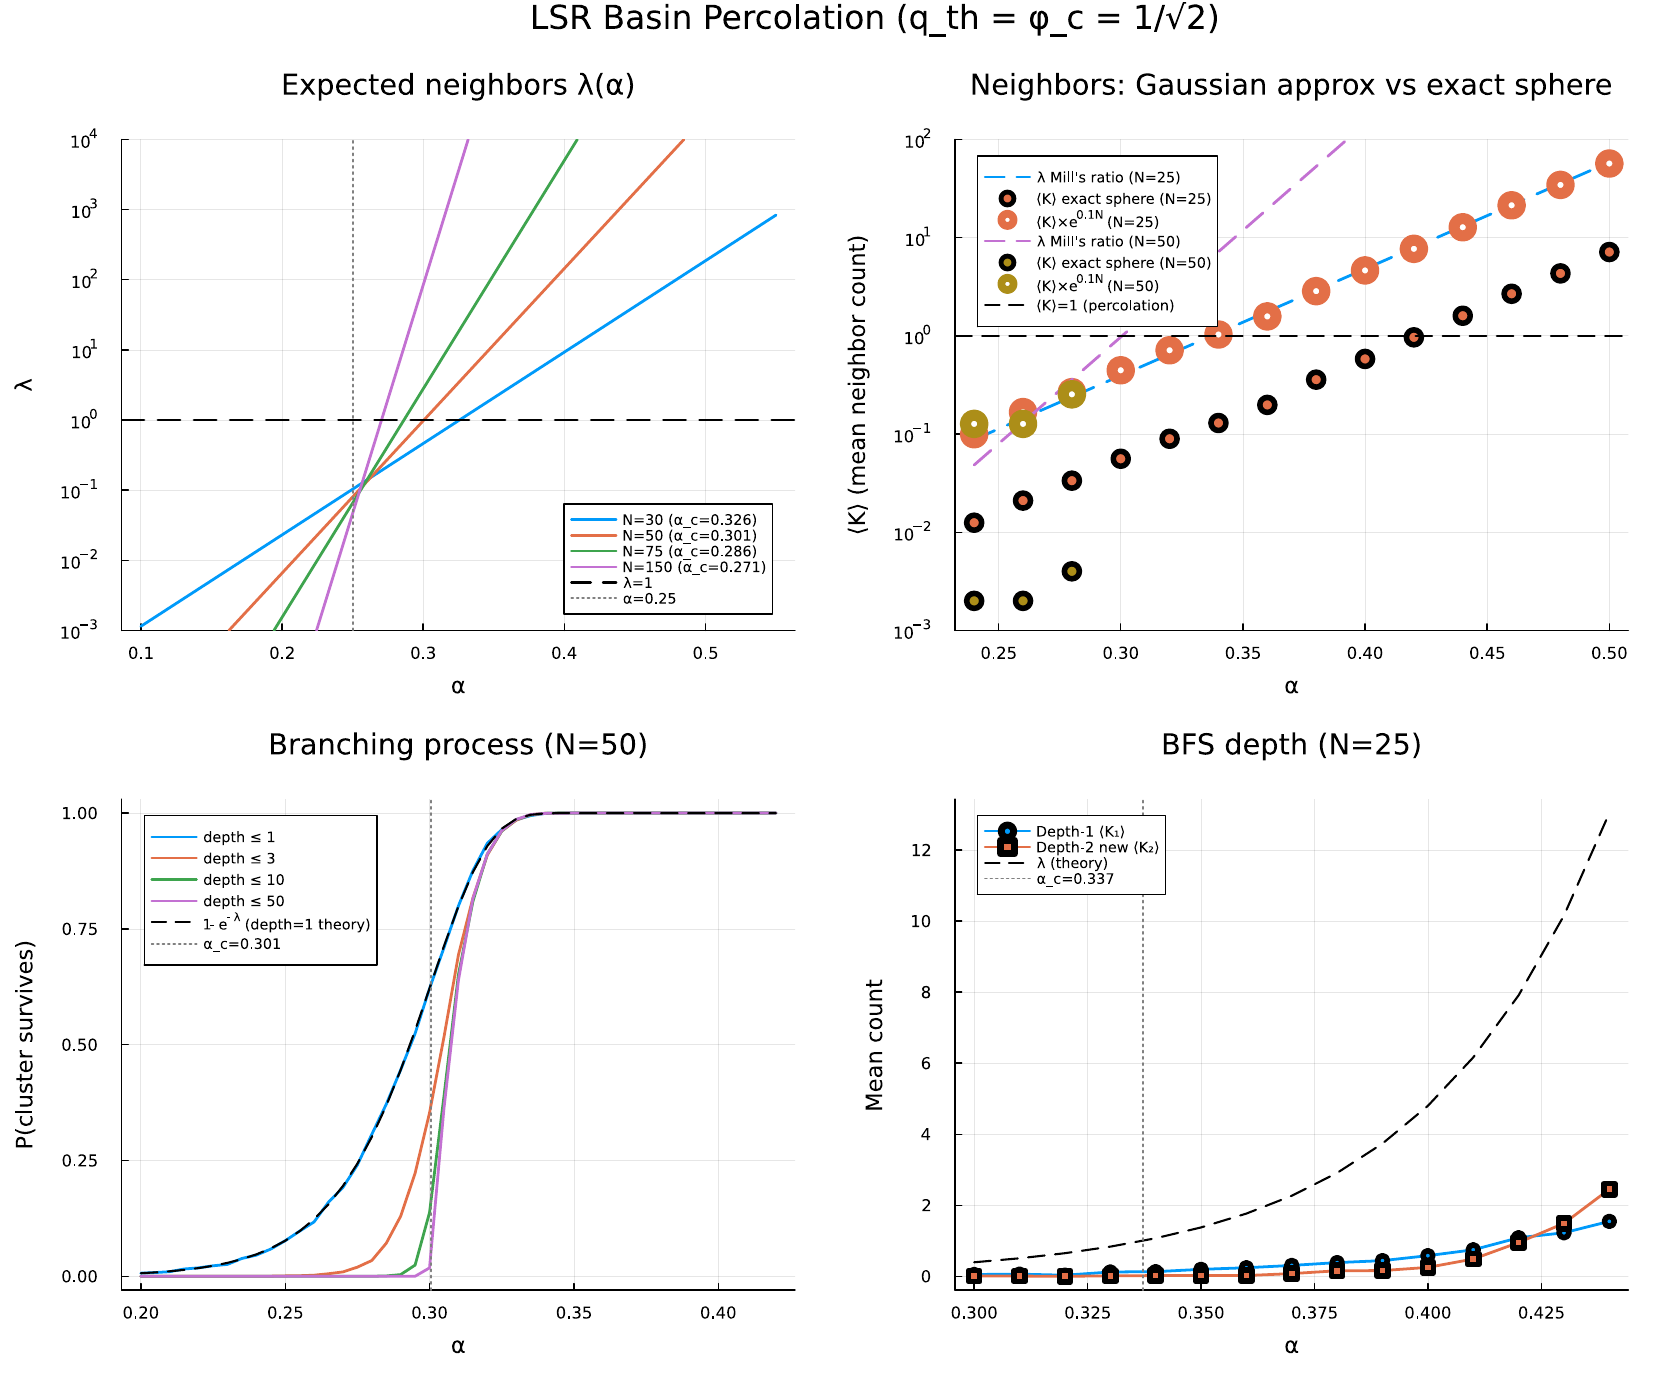

Reproduce this figure in Julia.
#=
Basin Percolation Test for LSR Model
═════════════════════════════════════════════════════════════════
Tests the hypothesis that the retrieval → paramagnetic transition
corresponds to percolation of pattern basins on S^{N-1}(√N).

Panel 1: Analytical λ(α) for several N — shows percolation threshold
Panel 2: Direct neighbor count K vs Poisson(λ) — validates model
Panel 3: Branching process survival — shows sharp transition
Panel 4: BFS depth-1 vs depth-2 — tests chain termination at depth 1

Usage:
  julia percolation_LSR.jl                  # plot from cached CSV
  julia percolation_LSR.jl --refresh_csv    # recompute + save CSV, then plot

Output: percolation_LSR.{png,pdf}
═════════════════════════════════════════════════════════════════
=#

using Random, LinearAlgebra, Statistics, Printf, Plots, DelimitedFiles

# ──────────────── CLI ────────────────
const REFRESH_CSV = "--refresh_csv" in ARGS

# ──────────────── Constants ────────────────
const b_lsr = 2 + sqrt(2)
const φ_c = (b_lsr - 1) / b_lsr       # = 1/√2 ≈ 0.7071
const α_∞ = φ_c^2 / 2                  # = 0.25  (N → ∞ limit)
const CORR_COEFF = 0.083               # higher-order correction coefficient

# CSV file paths
const CSV_PANEL2 = "percolation_LSR_panel2.csv"
const CSV_PANEL3 = "percolation_LSR_panel3.csv"
const CSV_PANEL4 = "percolation_LSR_panel4.csv"

@printf("LSR: b = %.4f,  φ_c = %.6f,  α_∞ = φ_c²/2 = %.4f\n", b_lsr, φ_c, α_∞)

# ──────────────── Analytical functions ────────────────

function λ_anal(α, N; q_th=φ_c)
    log_λ = N * (α - q_th^2/2) - log(q_th * sqrt(N)) - 0.5*log(2π)
    return exp(log_λ)
end

α_c_perc(N; q_th=φ_c) = q_th^2/2 + log(q_th * sqrt(2π * N)) / N

function rand_poisson(λ)
    λ ≤ 0 && return 0
    if λ < 30
        L = exp(-λ); k = 0; p = 1.0
        while p > L; k += 1; p *= rand(); end
        return k - 1
    else
        return max(0, round(Int, λ + sqrt(λ) * randn()))
    end
end

# ──────────────── Computation functions ────────────────

function count_neighbors_chunked(N, M, n_real; chunk_size=100_000)
    Ks = zeros(Int, n_real)
    for r in 1:n_real
        K = 0
        remaining = M - 1
        while remaining > 0
            batch = min(remaining, chunk_size)
            z = randn(N, batch)
            norms = vec(sqrt.(sum(z .^ 2, dims=1)))
            qs = vec(z[1, :]) ./ norms
            K += count(>(φ_c), qs)
            remaining -= batch
        end
        Ks[r] = K
    end
    return Ks
end

function compute_panel2(; max_M=2_000_000)
    println("\n══ Computing Panel 2: ⟨K⟩ vs α ══")
    rows = Vector{Vector{Float64}}()
    for N2 in [25, 50]
        n_real2 = N2 == 25 ? 2000 : 500
        for α in 0.24:0.02:0.50
            M = round(Int, exp(N2 * α))
            M > max_M && break
            Ks = count_neighbors_chunked(N2, M, n_real2)
            Km = mean(Ks)
            λm = λ_anal(α, N2)
            push!(rows, [N2, α, M, λm, Km])
            @printf("  N=%d α=%.2f: M=%d, λ_Mill=%.3f, ⟨K⟩_exact=%.3f\n",
                    N2, α, M, λm, Km)
        end
    end
    mat = reduce(hcat, rows)'
    open(CSV_PANEL2, "w") do io
        println(io, "N,alpha,M,lambda_mill,K_mean")
        writedlm(io, mat, ',')
    end
    println("  → Saved $CSV_PANEL2")
end

function compute_panel3(; N3=50, n_bp=10000)
    println("\n══ Computing Panel 3: Branching process ══")
    α_bp = collect(0.20:0.005:0.42)
    max_gens = [1, 3, 10, 50]

    # Matrix: α, surv_1, surv_3, surv_10, surv_50
    mat = zeros(length(α_bp), 1 + length(max_gens))
    mat[:, 1] = α_bp

    for (gi, max_gen) in enumerate(max_gens)
        for (ai, α) in enumerate(α_bp)
            λ = λ_anal(α, N3)
            ns = 0
            for _ in 1:n_bp
                alive = 1
                survived = false
                for g in 1:max_gen
                    new = 0
                    for _ in 1:min(alive, 500)
                        new += rand_poisson(λ)
                    end
                    alive = new
                    alive == 0 && break
                    if alive > 5000
                        survived = true
                        break
                    end
                end
                (survived || alive > 0) && (ns += 1)
            end
            mat[ai, 1 + gi] = ns / n_bp
        end
        @printf("  depth ≤ %d: done\n", max_gen)
    end

    open(CSV_PANEL3, "w") do io
        println(io, "alpha,surv_depth1,surv_depth3,surv_depth10,surv_depth50")
        writedlm(io, mat, ',')
    end
    println("  → Saved $CSV_PANEL3")
end

function compute_panel4(; N4=25, n_bfs=200)
    println("\n══ Computing Panel 4: BFS depth analysis ══")
    ac4 = α_c_perc(N4)
    α_bfs = collect(round(ac4 - 0.04, digits=2):0.01:min(round(ac4 + 0.10, digits=2), 0.50))

    rows = Vector{Vector{Float64}}()
    for α in α_bfs
        M = round(Int, exp(N4 * α))
        sqrtN = sqrt(Float64(N4))
        d1s = Float64[]
        d2s = Float64[]

        for _ in 1:n_bfs
            Z = randn(N4, M)
            for j in 1:M
                v = view(Z, :, j)
                v .*= sqrtN / norm(v)
            end

            target = Z[:, 1]
            q_tgt = (Z' * target) / N4
            d1_mask = falses(M)
            for i in 2:M
                q_tgt[i] > φ_c && (d1_mask[i] = true)
            end
            d1_idx = findall(d1_mask)
            K1 = length(d1_idx)

            d2_new = 0
            if K1 > 0 && K1 ≤ 200
                seen = copy(d1_mask)
                seen[1] = true
                for idx in d1_idx
                    q_i = (Z' * Z[:, idx]) / N4
                    for j in 1:M
                        if !seen[j] && q_i[j] > φ_c
                            d2_new += 1
                            seen[j] = true
                        end
                    end
                end
            end

            push!(d1s, K1)
            push!(d2s, d2_new)
        end

        push!(rows, [α, M, mean(d1s), mean(d2s)])
        @printf("  α=%.2f: M=%6d, ⟨K₁⟩=%6.2f, ⟨K₂_new⟩=%.4f\n",
                α, M, mean(d1s), mean(d2s))
    end

    mat = reduce(hcat, rows)'
    open(CSV_PANEL4, "w") do io
        println(io, "alpha,M,K1_mean,K2_mean")
        writedlm(io, mat, ',')
    end
    println("  → Saved $CSV_PANEL4")
end

# ──────────────── Run computation if needed ────────────────

need2 = REFRESH_CSV || !isfile(CSV_PANEL2)
need3 = REFRESH_CSV || !isfile(CSV_PANEL3)
need4 = REFRESH_CSV || !isfile(CSV_PANEL4)

need2 && compute_panel2()
need3 && compute_panel3()
need4 && compute_panel4()

if !need2 && !need3 && !need4
    println("\n  All CSV files found — plotting from cache.")
    println("  Use --refresh_csv to recompute.")
end

# ──────────────── Read CSV data ────────────────

d2 = readdlm(CSV_PANEL2, ','; header=true)[1]
d3 = readdlm(CSV_PANEL3, ','; header=true)[1]
d4 = readdlm(CSV_PANEL4, ','; header=true)[1]

# ══════════════════════════════════════════════════════════
# Panel 1: λ(α) — purely analytical
# ══════════════════════════════════════════════════════════
αr = 0.10:0.002:0.55
p1 = plot(xlabel="α", ylabel="λ", title="Expected neighbors λ(α)",
    yscale=:log10, ylims=(1e-3, 1e4), legend=:bottomright, legendfontsize=7)

for N in [30, 50, 75, 150]
    ac = α_c_perc(N)
    λs = [λ_anal(α, N) for α in αr]
    plot!(p1, collect(αr), λs, lw=2, label=@sprintf("N=%d (α_c=%.3f)", N, ac))
end

hline!(p1, [1.0], color=:black, ls=:dash, lw=2, label="λ=1")
vline!(p1, [α_∞], color=:gray, ls=:dot, lw=1.5, label="α=0.25")

# ══════════════════════════════════════════════════════════
# Panel 2: ⟨K⟩ vs α from CSV
# ══════════════════════════════════════════════════════════
p2 = plot(xlabel="α", ylabel="⟨K⟩ (mean neighbor count)",
    title="Neighbors: Gaussian approx vs exact sphere",
    legend=:topleft, legendfontsize=7, yscale=:log10, ylims=(1e-3, 1e2))

α_full = collect(0.24:0.01:0.50)

for N2 in [25, 50]
    corr_factor = exp(N2 * CORR_COEFF)

    # Analytical λ curve (full range)
    λ_full = [λ_anal(α, N2) for α in α_full]
    plot!(p2, α_full, λ_full, lw=2, ls=:dash,
        label=@sprintf("λ Mill's ratio (N=%d)", N2))

    # Empirical data from CSV
    mask = d2[:, 1] .== N2
    α_emp = d2[mask, 2]
    K_means = d2[mask, 5]

    # Filled circles: raw empirical ⟨K⟩
    scatter!(p2, α_emp, max.(K_means, 5e-4), ms=6, markershape=:circle,
        label=@sprintf("⟨K⟩ exact sphere (N=%d)", N2))
    # Grab the auto-assigned fill color of the series just plotted
    fill_color = p2.series_list[end][:seriescolor]
    # Open circles: ⟨K⟩ × e^{N×0.083} (higher-order correction)
    K_corrected = K_means .* corr_factor
    scatter!(p2, α_emp, max.(K_corrected, 5e-4), ms=7,
        markershape=:circle, markercolor=:white, markerstrokewidth=2,
        markerstrokecolor=fill_color,
        label=@sprintf("⟨K⟩×e^{%.1fN} (N=%d)", CORR_COEFF, N2))
end

hline!(p2, [1.0], color=:black, ls=:dash, lw=1.5, label="⟨K⟩=1 (percolation)")

# ══════════════════════════════════════════════════════════
# Panel 3: Branching process from CSV
# ══════════════════════════════════════════════════════════
N3 = 50
ac3 = α_c_perc(N3)
α_bp = d3[:, 1]

p3 = plot(xlabel="α", ylabel="P(cluster survives)",
    title=@sprintf("Branching process (N=%d)", N3),
    legend=:topleft, legendfontsize=7)

for (gi, (max_gen, col)) in enumerate(zip([1, 3, 10, 50], 2:5))
    plot!(p3, α_bp, d3[:, col], lw=2, label="depth ≤ $max_gen")
end

# Theory: P(K≥1) = 1-exp(-λ)
λ_curve = [λ_anal(α, N3) for α in α_bp]
plot!(p3, α_bp, 1 .- exp.(-λ_curve), lw=1.5, ls=:dash,
    color=:black, label="1-e^{-λ} (depth=1 theory)")
vline!(p3, [ac3], color=:gray, ls=:dot, lw=1.5,
    label=@sprintf("α_c=%.3f", ac3))

# ══════════════════════════════════════════════════════════
# Panel 4: BFS depth from CSV
# ══════════════════════════════════════════════════════════
N4 = 25
ac4 = α_c_perc(N4)
α_bfs = d4[:, 1]
d1_mean = d4[:, 3]
d2_mean = d4[:, 4]

p4 = plot(xlabel="α", ylabel="Mean count",
    title=@sprintf("BFS depth (N=%d)", N4),
    legend=:topleft, legendfontsize=7)
plot!(p4, α_bfs, d1_mean, lw=2, marker=:circle, ms=4, label="Depth-1 ⟨K₁⟩")
plot!(p4, α_bfs, d2_mean, lw=2, marker=:square, ms=4, label="Depth-2 new ⟨K₂⟩")
λ_theory = [λ_anal(α, N4) for α in α_bfs]
plot!(p4, α_bfs, λ_theory, lw=1.5, ls=:dash, color=:black, label="λ (theory)")
vline!(p4, [ac4], color=:gray, ls=:dot, lw=1.5,
    label=@sprintf("α_c=%.3f", ac4))

# ══════════════════════════════════════════════════════════
# Combine
# ══════════════════════════════════════════════════════════
p = plot(p1, p2, p3, p4, layout=(2, 2), size=(1200, 1000), dpi=150,
    plot_title="LSR Basin Percolation (q_th = φ_c = 1/√2)",
    margin=5Plots.mm)

savefig(p, "percolation_LSR.png")
savefig(p, "percolation_LSR.pdf")
println("\n✓ Saved: percolation_LSR.{png,pdf}")
